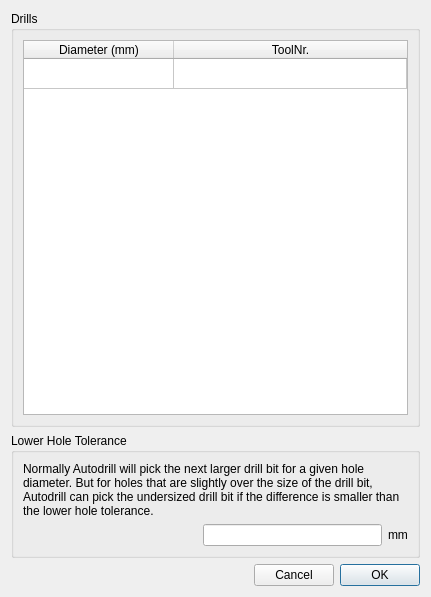
<?xml version="1.0" encoding="UTF-8"?>
<ui version="4.0">
 <class>DialogDrills</class>
 <widget class="QDialog" name="DialogDrills">
  <property name="geometry">
   <rect>
    <x>0</x>
    <y>0</y>
    <width>431</width>
    <height>597</height>
   </rect>
  </property>
  <property name="windowTitle">
   <string>Drills</string>
  </property>
  <layout class="QVBoxLayout" name="verticalLayout_2">
   <item>
    <layout class="QHBoxLayout" name="horizontalLayout">
     <item>
      <widget class="QGroupBox" name="groupBox">
       <property name="title">
        <string>Drills</string>
       </property>
       <layout class="QGridLayout" name="gridLayout">
        <item row="0" column="0">
         <widget class="QTableWidget" name="tableWidget_drills">
          <property name="sortingEnabled">
           <bool>true</bool>
          </property>
          <attribute name="horizontalHeaderDefaultSectionSize">
           <number>150</number>
          </attribute>
          <attribute name="horizontalHeaderStretchLastSection">
           <bool>true</bool>
          </attribute>
          <attribute name="verticalHeaderVisible">
           <bool>false</bool>
          </attribute>
          <row>
           <property name="text">
            <string>1</string>
           </property>
          </row>
          <column>
           <property name="text">
            <string>Diameter (mm)</string>
           </property>
          </column>
          <column>
           <property name="text">
            <string>ToolNr.</string>
           </property>
          </column>
         </widget>
        </item>
       </layout>
      </widget>
     </item>
    </layout>
   </item>
   <item>
    <widget class="QGroupBox" name="groupBox_2">
     <property name="title">
      <string>Lower Hole Tolerance</string>
     </property>
     <layout class="QVBoxLayout" name="verticalLayout">
      <item>
       <widget class="QLabel" name="label">
        <property name="text">
         <string>Normally Autodrill will pick the next larger drill bit for a given hole diameter. But for holes that are slightly over the size of the drill bit, Autodrill can pick the undersized drill bit if the difference is smaller than the lower hole tolerance.</string>
        </property>
        <property name="wordWrap">
         <bool>true</bool>
        </property>
       </widget>
      </item>
      <item>
       <layout class="QHBoxLayout" name="horizontalLayout_3">
        <item>
         <spacer name="horizontalSpacer_3">
          <property name="orientation">
           <enum>Qt::Horizontal</enum>
          </property>
          <property name="sizeHint" stdset="0">
           <size>
            <width>40</width>
            <height>20</height>
           </size>
          </property>
         </spacer>
        </item>
        <item>
         <widget class="QLineEdit" name="lineEdit_holeTol"/>
        </item>
        <item>
         <widget class="QLabel" name="label_2">
          <property name="text">
           <string>mm</string>
          </property>
         </widget>
        </item>
       </layout>
      </item>
     </layout>
    </widget>
   </item>
   <item>
    <layout class="QHBoxLayout" name="horizontalLayout_2">
     <item>
      <spacer name="horizontalSpacer_2">
       <property name="orientation">
        <enum>Qt::Horizontal</enum>
       </property>
       <property name="sizeHint" stdset="0">
        <size>
         <width>40</width>
         <height>20</height>
        </size>
       </property>
      </spacer>
     </item>
     <item>
      <widget class="QPushButton" name="pushButton_cancel">
       <property name="text">
        <string>Cancel</string>
       </property>
      </widget>
     </item>
     <item>
      <widget class="QPushButton" name="pushButton_OK">
       <property name="text">
        <string>OK</string>
       </property>
       <property name="default">
        <bool>true</bool>
       </property>
      </widget>
     </item>
    </layout>
   </item>
  </layout>
 </widget>
 <resources/>
 <connections/>
</ui>
